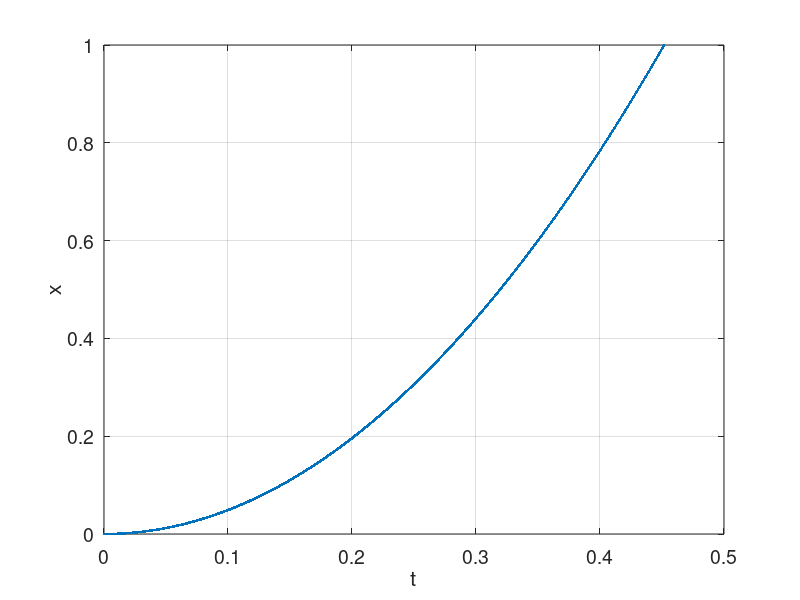

MATLAB code for this plot: (Note: this script raises an error after producing the figure.)
% QMG1B.m

% Run CELLS #! and #2 separately

%%   CELL #1
clear;close all;clc

% SETUP
  h = 1;
  g = 9.8;
  nT = 1e6;

 T = sqrt(2/g);      % time of flight
  t = T.*rand(nT,1); % time
 x = 0.5*g.*t.^2;    % height measurement
 xavg = mean(x);     % <x>    expectation value
 xstd = std(x);      % sigma  standard deviation 

% Probability <x> - sigma <= x <= <x> + sigma
  ind1 = find(sort(x) > xavg-xstd,1);
  ind2 = find(sort(x) > xavg+xstd,1);
  prob1 = (ind2-ind1)/nT;
% Probability x < <x> - sigma and x > <x> + sigma
  prob2 = 1 - prob1;

% OUTPUT
  fprintf('time of flight, T = %2.4f  \n', T)
  fprintf('expectation value, <x> = %2.4f  \n', xavg)
  fprintf('standard deviation of x, std = %2.4f  \n', xstd)
  fprintf('Probability <x> - sigma <= x <= <x> + sigma, prob1 = %2.4f  \n', prob1)
   fprintf('Probability x < <x> - sigma and x > <x> + sigma , prob2 = %2.4f  \n', prob2)

 % GRAPHICS 
   figure(1)
   pos = [0.52 0.05 0.22 0.22];
   set(gcf,'Units','normalized');
   set(gcf,'Position',pos);
   set(gcf,'color','w');
   plot(t,x,'.')
   xlabel('t')
   ylabel('x')
   set(gca,'FontSize',14)
   grid on


%%  CELL #2
clear;close all;clc
syms x h 

% probability density
  probD = 1/(2*sqrt(h*x));
% probabilty symbolic  
  Ps = int(probD,x);
% Probability  
  P = int(probD,x,[0 h]);
  fprintf('Probability 0<= x <= 1), P = %2.4f \n',P)
% Expection value for position <x>
  xProbD = x*probD;
  xavg = int(xProbD,x,[0 h]);
  disp(' ')
  displayFormula(" xAVG = xavg")
% Standard deviation  h = 1
  x2avg =  int(x^2*probD,[0 h]);
  displayFormula("x2AVG = x2avg")
  xavg2 = xavg^2;
  displayFormula("xAVG2 = xavg2")
  sigma2 = x2avg - xavg2;
  displayFormula("variance = sigma2")
  sigma = sqrt(sigma2);
  displayFormula(" STD = sigma")
  fprintf('STD/h = %2.4f \n',subs(sigma,1))
  disp('  ')
% Prob within 1 STD of mean
  %L1 = subs(xavg -xSTD,1); L2 = subs(xavg + xSTD,1);
  L1 = subs(xavg - sigma,1); L2 = subs(xavg + sigma,1);
  Psigma = (int(probD,[L1 L2]));
  disp('Prob <x> - sigma <= x <= <x> + sigma')
  fprintf('  Psigma = %2.4f \n',subs(Psigma,1))
  disp('Prob x < <x> - sigma or x > <x> + sigma')
  fprintf('  1 - Psigma = %2.4f \n',1 - subs(Psigma,1))


  
